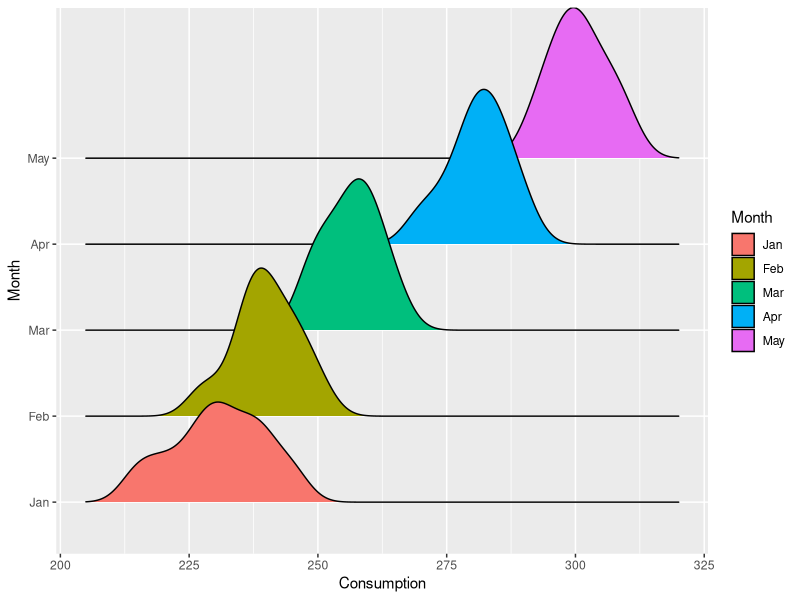

This chart was generated by the following R code:
library(ggplot2)
library(ggridges)
library(dplyr)
energy_long <- data.frame(
  Month = factor(rep(c('Jan','Feb','Mar','Apr','May'), each=10),
                 levels=c('Jan','Feb','Mar','Apr','May')),
  Consumption = c(220,240,230,215,225,245,235,228,238,232,
                  235,245,238,228,240,250,242,236,246,239,
                  250,260,255,248,258,265,259,252,262,256,
                  275,285,280,270,282,290,284,278,287,281,
                  295,305,300,292,298,310,302,297,307,301)
)
ggplot(energy_long, aes(x = Consumption, y = Month, fill = Month)) +
  geom_density_ridges()
energy_long %>% group_by(Month) %>% summarize(Avg = mean(Consumption)) %>%
  arrange(desc(Avg))
energy_long %>% group_by(Month) %>% summarize(Spread = max(Consumption)-
                                                min(Consumption)) %>% arrange(desc(Spread))
